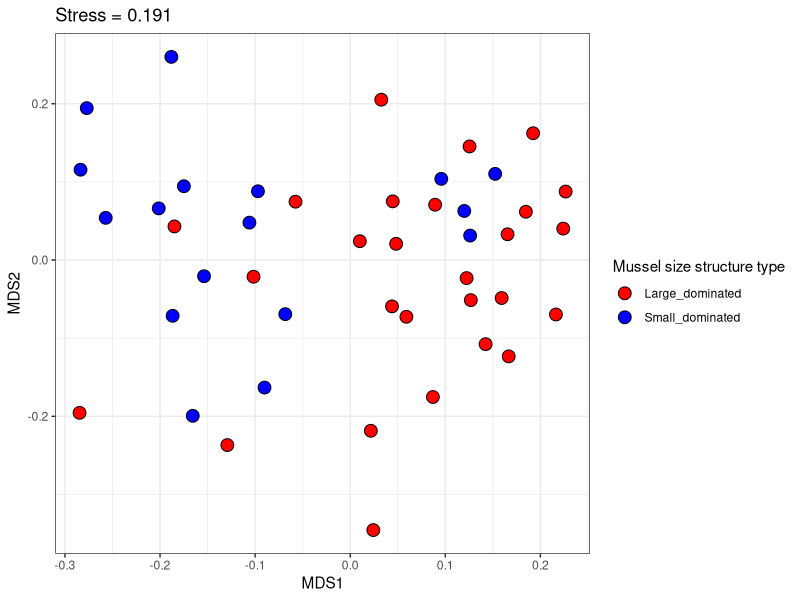
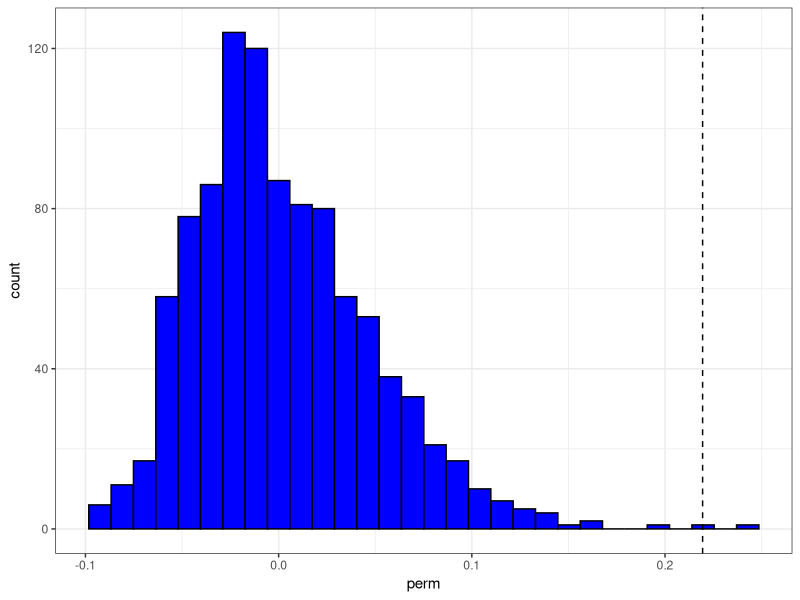
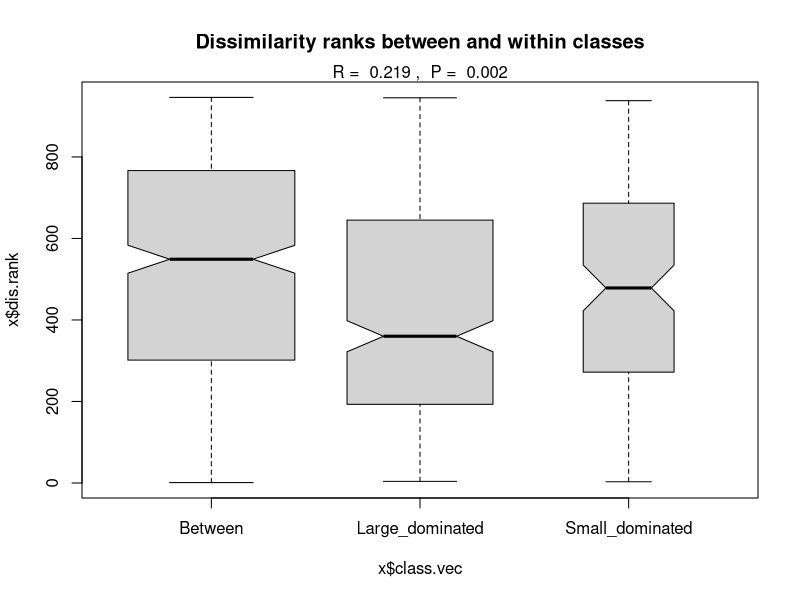
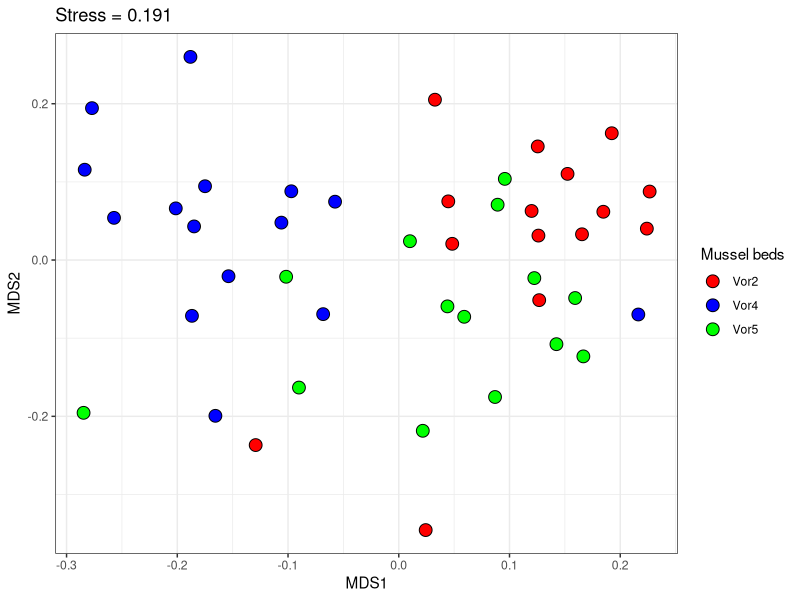
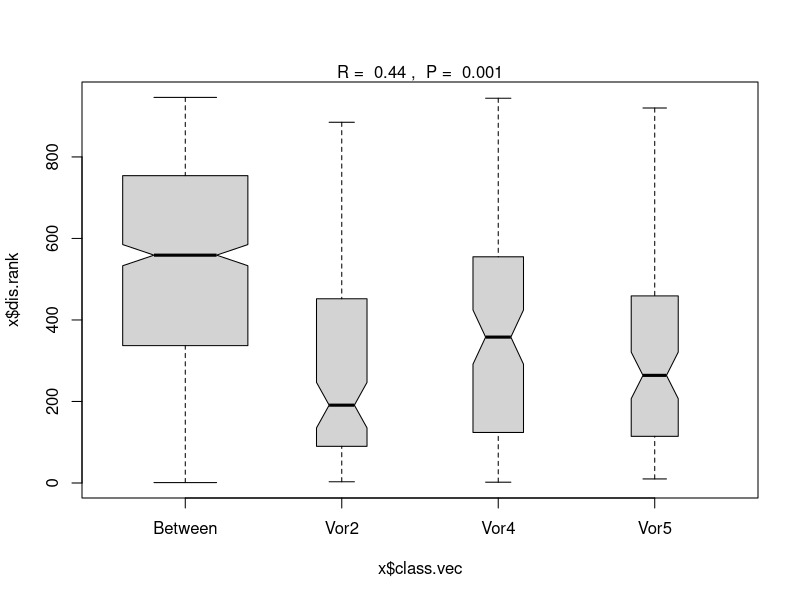

Recreate these plots in R, in order. (Note: this script raises an error after producing the figures.)
## ---- chunk 1
#----------------------------------------------------------------
# RUN THE FRAGMENT BETWEEN LINES BEFORE COMPILING MARKDOWN
# to configure markdown parsing
options(markdown.extensions = 
          c("no_intra_emphasis",# skip markdown embedded in words
            "tables",           # create HTML tables
            "fenced_code",      # treat text as verbatim when surrounded with begin and ending lines with three ~ or ' characters.
            "autolink",         # create HTML links from urls and email addresses.
            "strikethrough",    # create strikethroughs by surrounding text with ~~.
            "lax_spacing",      # allow HTML tags inside paragraphs without being surrounded by newlines.
            "space_headers",    # add a space between header hashes and the header itself.
            "latex_math"))      # transforms all math equations into syntactically correct MathJax equations.
#--------------------------------------------------------------
# output options
options(width = 90, # set the maximum number of columns on a line
        scipen = 6, # fixed notation of floating point numbers, unless it is more than scipen digits wider, else - exponential notation
        digits = 4) # the number of digits to print when printing numeric values

# to render cyrillics in plots use cairo pdf
options(device = function(file, width = 7, height = 7, ...) {
  cairo_pdf(tempfile(), width = width, height = height, ...)
  })

# chunk default options
library(knitr)
opts_chunk$set(
#   fig.align='center',  # default figure alignment
               warnings = FALSE,
               message = FALSE,
               fig.width = 10,      # default figure width
               fig.height = 6)      # default figure height

# this allows for code formatting inline
knit_hooks$set(inline = function(x) {
   if (is.numeric(x)) return(knitr:::format_sci(x, 'latex'))
   x = as.character(x)
   h = knitr:::hilight_source(x, 'latex', list(prompt = FALSE, 
                                               size='normalsize', 
                                               highlight = FALSE))
   h = gsub("([_#$%&])", "\\\\\\1", h)
   h = gsub('(["\'])', '\\1{}', h)
   gsub('^\\\\begin\\{alltt\\}\\s*|\\\\end\\{alltt\\}\\s*$', '', h)})

## ---- chunk 2
com <- read.csv("mussel_beds.csv", sep=';', header = T)
log_com <- com
log_com [,4:15] <- log(com [,4:15]+1)
## ---- chunk 3
library(vegan)
library(ggplot2)
theme_set(theme_bw())
ord_log_com <- metaMDS(log_com[, 4:15], distance = "bray", k=2)
MDS <- data.frame(ord_log_com$points)
 
## ---- chunk 4
ggplot(MDS, aes(x=MDS1, y=MDS2, fill = log_com$Mussel_size)) + geom_point(shape=21, size = 4) + scale_fill_manual(values = c("red", "blue")) + labs(fill = "Mussel size structure type") + ggtitle(paste("Stress =", round(ord_log_com$stress, 3), sep=" "))

## ---- chunk 5
com_anosim <- anosim(log_com[,4:15], 
                     grouping = com$Mussel_size, 
                     permutations=999, 
                     distance="bray")

## ---- chunk 6
anosim_perm <- data.frame(perm = com_anosim$perm)
anosim_perm[(com_anosim$permutations + 1), 1] <- com_anosim$statistic
ggplot(anosim_perm, aes(x = perm)) + geom_histogram(bin=0.01, color = "black", fill = "blue") + geom_vline(xintercept = com_anosim$statistic, linetype= 2)

## ---- chunk 7
summary(com_anosim)
## ---- chunk 8
plot(com_anosim, main = "Dissimilarity ranks between and within classes")
## ---- chunk 9
ggplot(MDS, aes(x=MDS1, y=MDS2, fill = log_com$Bank)) + geom_point(shape=21, size = 4) + scale_fill_manual(values = c("red", "blue", "green")) + labs(fill = "Mussel beds") + ggtitle(paste("Stress =", round(ord_log_com$stress, 3), sep=" "))
## ---- chunk 10
bed_anosim <- anosim(log_com[,4:15], 
                     grouping = log_com$Bank, 
                     permutations=999, 
                     distance="bray")
## ---- chunk 11
plot(bed_anosim)
## ---- chunk 12
#Vor2 vs Vor4
anosim(log_com[, 4:15] [log_com$Bank %in% c("Vor2", "Vor4"),], 
       grouping = log_com$Bank[log_com$Bank %in% c("Vor2", "Vor4")])
## ---- chunk 13
#Vor2 vs Vor5
anosim(log_com[, 4:15] [log_com$Bank %in% c("Vor2", "Vor5"),], grouping = log_com$Bank[log_com$Bank %in% c("Vor2", "Vor5")])
## ---- chunk 14
#Vor4 vs Vor5
anosim(log_com[, 4:15] [log_com$Bank %in% c("Vor4", "Vor5"),], grouping = log_com$Bank[log_com$Bank %in% c("Vor4", "Vor5")])
## ---- chunk 15
summary(simper(log_com[, 4:15], 
               group = log_com$Bank, 
               permutations = 999 ))
## ---- chunk 16

corall <- read.csv("corall.csv", header=TRUE, sep=";")

corall <- corall[-c(1,13),] 

corall83 <- (corall[corall$Year==1983,])^(1/2)
corall87 <- (corall[corall$Year==1987,])^(1/2)

corall83 <- corall83[,-1]

corall87 <- corall87[,-1]

## ---- chunk 17
mds_cor83 <- metaMDS(corall83, distance="bray")
mds_cor83 <- as.data.frame(mds_cor83$points) 
mds_cor87 <- metaMDS(corall87, distance="bray")
mds_cor87 <- as.data.frame(mds_cor87$points) 

## ---- chunk 18
pl_cor83 <- ggplot(mds_cor83, aes(x=MDS1, y=MDS2))
pl83 <- pl_cor83 + geom_point(size=5)

for(i in 1:(nrow(mds_cor83)-1)) 
 pl83 <- pl83 + geom_segment(x=mds_cor83$MDS1[i], y=mds_cor83$MDS2[i], xend=mds_cor83$MDS1[i+1], yend=mds_cor83$MDS2[i+1], color="blue") 

pl83 <- pl83 + ggtitle("1983,Before impact") 


pl_cor87 <- ggplot(mds_cor87, aes(x=MDS1, y=MDS2))
pl87 <- pl_cor87 + geom_point(size=5)

for(i in 1:(nrow(mds_cor87)-1)) 
 pl87 <- pl87 + geom_segment(x=mds_cor87$MDS1[i], y=mds_cor87$MDS2[i], xend=mds_cor87$MDS1[i+1], yend=mds_cor87$MDS2[i+1], color="blue" ) 

pl87 <- pl87 + ggtitle("1987, After impact") 

grid.arrange(pl83, pl87)

## ---- chunk 19
dist_corall83 <- vegdist(corall83, method="bray")
dist_corall87 <- vegdist(corall87, method="bray")
mantel(dist_corall83, dist_corall87, method="spearman")
## ---- chunk 20
model <- data.frame(X=seq(from=1, to=nrow(mds_cor83)), Y=seq(from = 2, to = (nrow(mds_cor83)+1)))
dist_model <- vegdist(model, method="euclidian")
mds_model <- model 
## ---- chunk 21
pl_model <- ggplot(mds_model, aes(x=X, y=Y))
plm <- pl_model + geom_point(size=5, colour="red")

for(i in 1:(nrow(mds_model)-1)) 
 plm <- plm + geom_segment(x=mds_model$X[i], y=mds_model$Y[i], xend=mds_model$X[i+1], yend=mds_model$Y[i+1], color="blue", ) 

plm + ggtitle("Gradient model")
## ---- chunk 22
dist_model
## ---- chunk 23
mantel_corall83_model <- mantel(dist_corall83, dist_model, method="spearman")
mantel_corall87_model <- mantel(dist_corall87, dist_model, method="spearman")

## ---- chunk 24
cycmod <- function(x)
  {
  points <- data.frame(X=c(1:x), Y=c(1:x))
  for (i in 1:x) 
    {
    points$X[i] <- cos(2*pi*(i-1)/x)
    points$Y[i] <- sin(2*pi*(i-1)/x)
    }
  
  return(points)
  }

qplot(cycmod(10)$X, cycmod(10)$Y, xlab="X", ylab="Y", size=4) 

## ---- chunk 25

temp <- read.csv("daydynamics.csv", header=TRUE, sep=";")
dist_temp <- vegdist(temp[-c(1)], method="euclidian")
mds_temp <- metaMDS(dist_temp)
mds_temp <- as.data.frame(mds_temp$points) 
pl_temp <- ggplot(mds_temp, aes(x=MDS1, y=MDS2))
plt <- pl_temp + geom_point(size=5, colour="red")

for(i in 1:(nrow(mds_temp)-1)) 
 plt <- plt + geom_segment(x=mds_temp$MDS1[i], y=mds_temp$MDS2[i], xend=mds_temp$MDS1[i+1], yend=mds_temp$MDS2[i+1], color="blue", ) 
## ---- chunk 26
plt + ggtitle("Diurnal changes in parameters")+ theme_bw()

## ---- chunk 27
dist_model <- vegdist(cycmod(nrow(temp)), method="euclidean")
mantel(dist_temp, dist_model, method="spearman")

